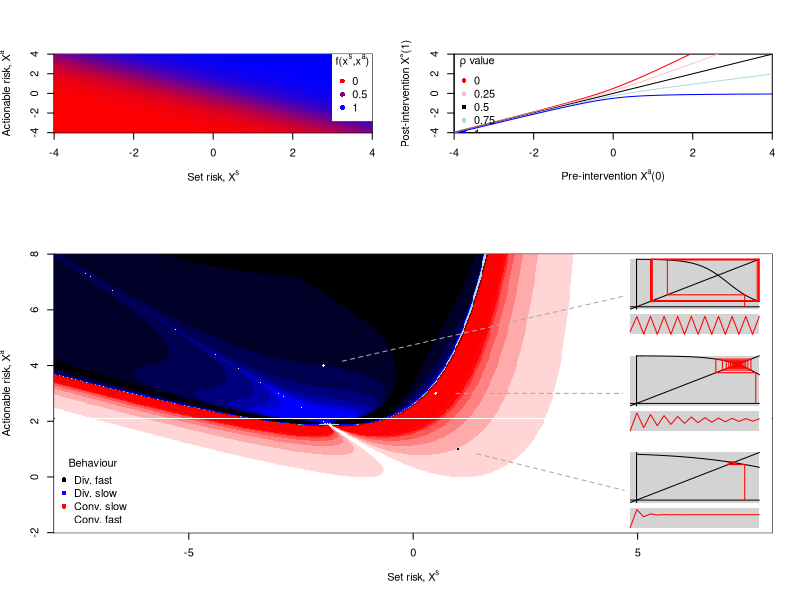

Recreate this plot in R.
########################################################
## Draw main figure for AISTATS submission            ##
## Author redacted, 6 Oct 2020                        ##
########################################################
##
## Throughout, we have
## xs and xa are univariate
## xl is constant at 0, and gL(.,xl)=xl
## g denotes g^A_e
## f denotes f_e



########################################################
## Packages, scripts, auxiliary functions, output     ##
##  directories                                       ##
########################################################

# Auxiliary functions
logit=function(x,sc=1) 1/ (1+ exp(-sc*x))
ilogit=function(x,sc=1) -log(1/x  - 1)/sc

# Output directory
save_dir="./"

# Comment/uncomment to save 
#pdf(paste0(save_dir,"convergence_plot.pdf"),width=5,height=7.5)
jpeg(paste0(save_dir,"convergence_plot.jpg"),width=5,height=7.5,units="in",res=200)


########################################################
## Define functions and parameters                    ##
########################################################

# Define reasonable values for f and g

# Rationale: additive risks
f=function(xs,xa) logit(xs+xa)

# Rationale: we intervene by lowering xa when rho>0.5, but 
#  since we have limited resources for intervention, we 
#  must also allow xa to increase when rho<0.5. We assume
#  that we can intervene more effectively when xa is 
#  high; if xa is low already we cannot make it much lower.
g=function(rho,xa) {
  # xa + 5*(logit(xa))*(rho-0.5)
  (xa + 0.5*(xa+sqrt(1+xa^2)))*(1-rho) + (xa - 0.5*(xa+sqrt(1+xa^2)))*rho
}

# Tolerance. When 
#    delta_e:= |rho_e(xs,xa)-rho_{e-1}(xs,xa)|<tol
#  we say rho has converged. If 
#    ||delta_e|-|delta_{e-1}||<tol  and |delta_e|> tol2
#  we say rho has diverged.
tol=0.01
tol2=0.05

# Number of iterations to consider in total
emax=100




########################################################
## Compute number of model iterations to convergence  ##
##  or divergence                                     ##
########################################################

# Plot limits
# We are not very interested in samples with low 
#  actionable risk, so we have a shorter plot range
xslim=c(-8,8)
xalim=c(-2,8) 

# Resolution
res=800

# Evaluate at these values of xs, xa
xs1=seq(xslim[1],xslim[2],length=res)
xa1=seq(xalim[1],xalim[2],length=res)

# Vectors of co-ordinates to evaluate
xsv=as.vector(outer(xs1,rep(1,length(xa1))))
xav=as.vector(outer(rep(1,length(xs1)),xa1))

# This matrix will be set to the number of 
#  iterations
icount=matrix(0,res,res)

# This matrix will be set to an indiciator
#  of whether rho(xs,xa) converges or 
#  diverges
iconv=matrix(-1,res,res)

# P(Y|X(0)=(xs,xa)) at epoch 0
p0=f(xsv,xav)

# This matrix will be used to record differences
#  in rho between epochs
delta=rep(0,length(xav))


for (e in 1:emax) {
  p1=f(xsv,g(p0,xav)) # p1 is now P(Y|X(0)=(xs,xa)) at epoch e

  delta_e=p1-p0 # difference in P(Y|...) between epoch i and epoch e-1
  
  wconv=which(abs(delta_e)< tol) # convergence at these coordinates
  wdiv=which(abs(abs(delta_e)-abs(delta)) < tol & (abs(delta_e) > tol2)) # diverged and settled
  wx=unique(c(wconv,wdiv))

  # Update matrices
  icount[wx]=1+icount[wx] 
  iconv[wconv]=1
  iconv[wdiv]=-1
    
  # Reset
  p0=p1 
  delta=delta_e  
}
# Change icount matrix into number of iterations until settling
icount=emax-icount




########################################################
## Draw plot                                          ##
########################################################

## Set up panels
xdim=1
layout(rbind(c(1,2),c(3,3),c(3,3)),widths=c(xdim,xdim,2*xdim),heights=c(xdim,xdim,xdim))

## Draw a plot showing f
plot(0,type="n",xlim=c(-4,4),ylim=c(-4,4),xaxs="i",yaxs="i",
  xlab=expression(paste("Set risk, X"^s)),
  ylab=expression(paste("Actionable risk, X"^a)))
xas=seq(-4,4,length=res)
xcol=colorRampPalette(c("red","blue"))(100)
image(xas,xas,outer(xas,xas,f),col=xcol,add=T)
legend("topright",c("0","0.5","1"),pch=16,col=c(xcol[1],xcol[50],xcol[100]),
  bg="white",box.col="white",
  title=expression(paste("f(x"^s,",x"^a,")")))

## Draw a plot showing g
plot(0,type="n",xlim=c(-4,4),ylim=c(-4,4),xaxs="i",yaxs="i",
  xlab=expression(paste("Pre-intervention X"^a,"(0)")),
  ylab=expression(paste("Post-intervention X"^s,"(1)")))
xas=seq(-4,4,length=res)
rvals=seq(0,1,length=5)
rcols=c("red","pink","black","lightblue","blue")
for (i in 1:length(xas)) lines(xas,g(rvals[i],xas),col=rcols[i])
legend("topleft",legend=rvals,pch=16,col=rcols,bty="n",
  title=expression(paste(rho," value")))

# Example, if needed
#lines(c(2,2),c(-4,g(0.75,2)),lty=2)
#lines(c(-4,2),c(g(0.75,2),g(0.75,2)),lty=2)
#text(2,-3.9,expression(paste("(X"[a],"(0),ρ)=(2,0.75) ")), adj=c(1,0))
#text(-4,g(0.75,2)+0.1,expression(paste(" X"[a],"(1)")),adj=c(0,0))




# Initialise main plot
plot(0,type="n",xlim=xslim,ylim=xalim,xaxs="i",yaxs="i",
  xlab=expression(paste("Set risk, X"^s)),
  ylab=expression(paste("Actionable risk, X"^a)))

# Plot convergent and divergent regions separately
mat_pos=icount; mat_pos[which(iconv<0)]=NA
mat_neg=icount; mat_neg[which(iconv>0)]=NA

cspread=4
icol_pos=colorRampPalette(c("white",rep("red",cspread),rep("darkred",cspread)))(50)
icol_neg=colorRampPalette(c("black",rep("blue",cspread),rep("lightblue",cspread)))(50)
image(xs1,xa1,mat_pos,col=icol_pos,add=T)
image(xs1,xa1,mat_neg,col=icol_neg,add=T)


# Add legend
legend("bottomleft",c("Div. fast","Div. slow","Conv. slow", "Conv. fast"),title="Behaviour",
   col=c("black","blue","red","white"),pch=16,bg="lightgray",bty="n")



########################################################
## Draw sub-plots                                     ##
########################################################

##' @name h
##' Updating function for rho_e
##' @param xs value of xs
##' @param xa value of xa
##' @param r values of rho_{e-1}
h=function(xs,xa,r) f(xs,g(r,xa))

##' @name re
##' Function to compute rho_e. 
##' @param xs test point xs value
##' @param xa test point xa value
##' @param e number of iterations
re=function(xs,xa,e) {
  if (e==0) return(f(xs,xa)) else return(h(xs,xa,re(xs,xa,e-1)))
}

##' @name plotp 
##' This function draws a cobweb plot and a zig-zag plot
##'  showing convergence or divergence of rho_e at some 
##'  point. 
##' @param xs test point xs value
##' @param xa test point xa value
##' @param locx top-right corner of plot
##' @param locy top-left corner of plot
##' @param scx x-scale for plot, on scale of original
##' @param scy y-scale for plot, on scale of original
##' @param ... passed to lines()
##' @returns null, draws plot (on top of existing)
plotp=function(xs,xa,locx,locy,scx=1,scy=1,...) {
  
  # Evaluate rho_e at (xs,xa) for epochs 1-10. Inefficient, but at this scale OK.
  rho_e=rep(0,20); 
  for (e in 1:length(rho_e)) rho_e[e]=re(xs,xa,e)
  
  # Some parameters
  ztop=1.1 # top margin of zigzag plot 
  zbottom=1.5
  
  # Add plot manually. Draw white square and rectangle
  polygon(c(locx,locx+scx,locx+scx,locx),c(locy,locy,locy-scy,locy-scy),
    col="lightgray",border=NA)
  polygon(c(locx,locx+scx,locx+scx,locx),
    c(locy-scy*ztop,locy-scy*ztop,locy-scy*zbottom,locy-scy*zbottom),
    col="lightgray",border=NA)
  
  # Transforms for x and y
  xtrans=function(x) locx + 0.05*scx + 0.95*scx*x
  ytrans=function(y) locy - scy + 0.05*scy + 0.95*scy*y
  
  # Draw x and y axes
  lines(xtrans(c(-0.05,1)),ytrans(c(0,0)))
  lines(xtrans(c(0,0)),ytrans(c(-0.05,1)))
  
  # Draw update function and xy line
  xv=seq(0,1,length=50)
  lines(xtrans(xv),ytrans(h(xs,xa,xv)))
  lines(xtrans(c(-0.05,1)),ytrans(c(-0.05,1)))
  
  # Draw cobweb  
  x=f(xs,xa); y=0
  for (i in 1:25) {
    y2=h(xs,xa,x)
    lines(xtrans(c(x,x)),ytrans(c(y,y2)),col="red")
    lines(xtrans(c(x,y2)),ytrans(c(y2,y2)),col="red")
    x=y2; y=x
  }
  
  # Draw plot underneath
  lines(locx + scx*seq(0,1,length=length(rho_e)),
    locy - scy*zbottom + 0.9*scy*(zbottom-ztop)*(rho_e-min(rho_e))/(max(rho_e)-min(rho_e)),
    col="red")
  
}

vscx=0.18 # size of small boxes
scx=vscx*(xslim[2]-xslim[1])
scy=vscx*(xalim[2]-xalim[1])

# Test points
tp1=c(-2,4)
tp2=c(0.5,3)
tp3=c(1,1)

# Draw small boxes
plotp(tp1[1],tp1[2],xslim[2]-1.1*scx,xalim[2]-0.1*scy,scx,scy)
plotp(tp2[1],tp2[2],xslim[2]-1.1*scx,mean(xalim) + 0.75*scy,scx,scy)
plotp(tp3[1],tp3[2],xslim[2]-1.1*scx,xalim[1]+1.6*scy,scx,scy)

# Links
points(tp1[1],tp1[2],col="white",pch=16,cex=0.5)
points(tp2[1],tp2[2],col="white",pch=16,cex=0.5)
points(tp3[1],tp3[2],col="black",pch=16,cex=0.5)

# brief function to draw line with fixed length gap at end
gline=function(x,y,sub=0.9,...) {
  dx=sqrt((x[2]-x[1])^2 + (y[2]-y[1])^2)
  lines(mean(x) + ((dx-sub)/dx)*(x-mean(x)),mean(y) + ((dx-sub)/dx)*(y-mean(y)),...)
}
gline(c(tp1[1],xslim[2]-scx),c(tp1[2],xalim[2]-0.75*scy),col="darkgray",lty=2)
gline(c(tp2[1],xslim[2]-scx),c(tp2[2],mean(xalim)),col="darkgray",lty=2)
gline(c(tp3[1],xslim[2]-scx),c(tp3[2],xalim[1]+0.75*scy),col="darkgray",lty=2)


# Complete
dev.off()
